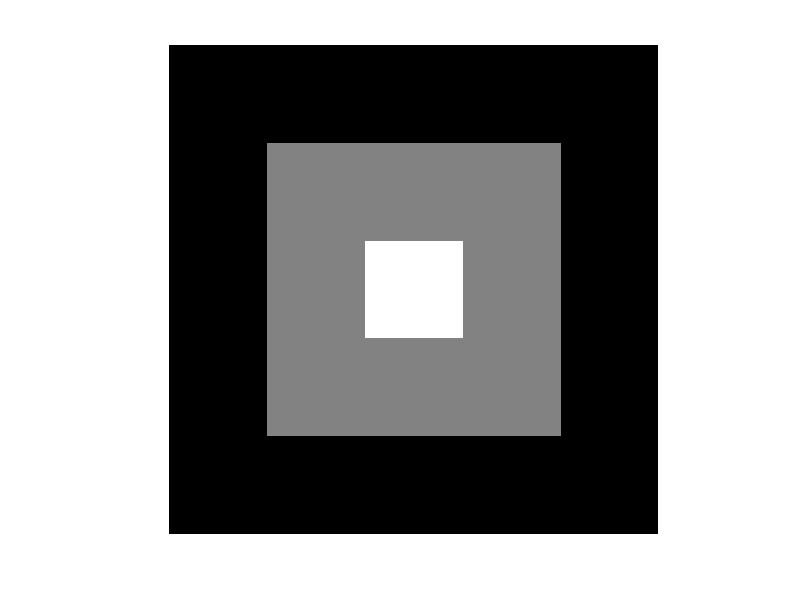

Recreate this plot in MATLAB.
clc;clear;close all
gray_matrix=[
0.0 0.0 0.0 0.0 0.0;
0.0 0.5 0.5 0.5 0.0;
0.0 0.5 1.0 0.5 0.0;
0.0 0.5 0.5 0.5 0.0;
0.0 0.0 0.0 0.0 0.0;
]
imshow(gray_matrix)
imwrite(gray_matrix,'gray-matrix.png')
